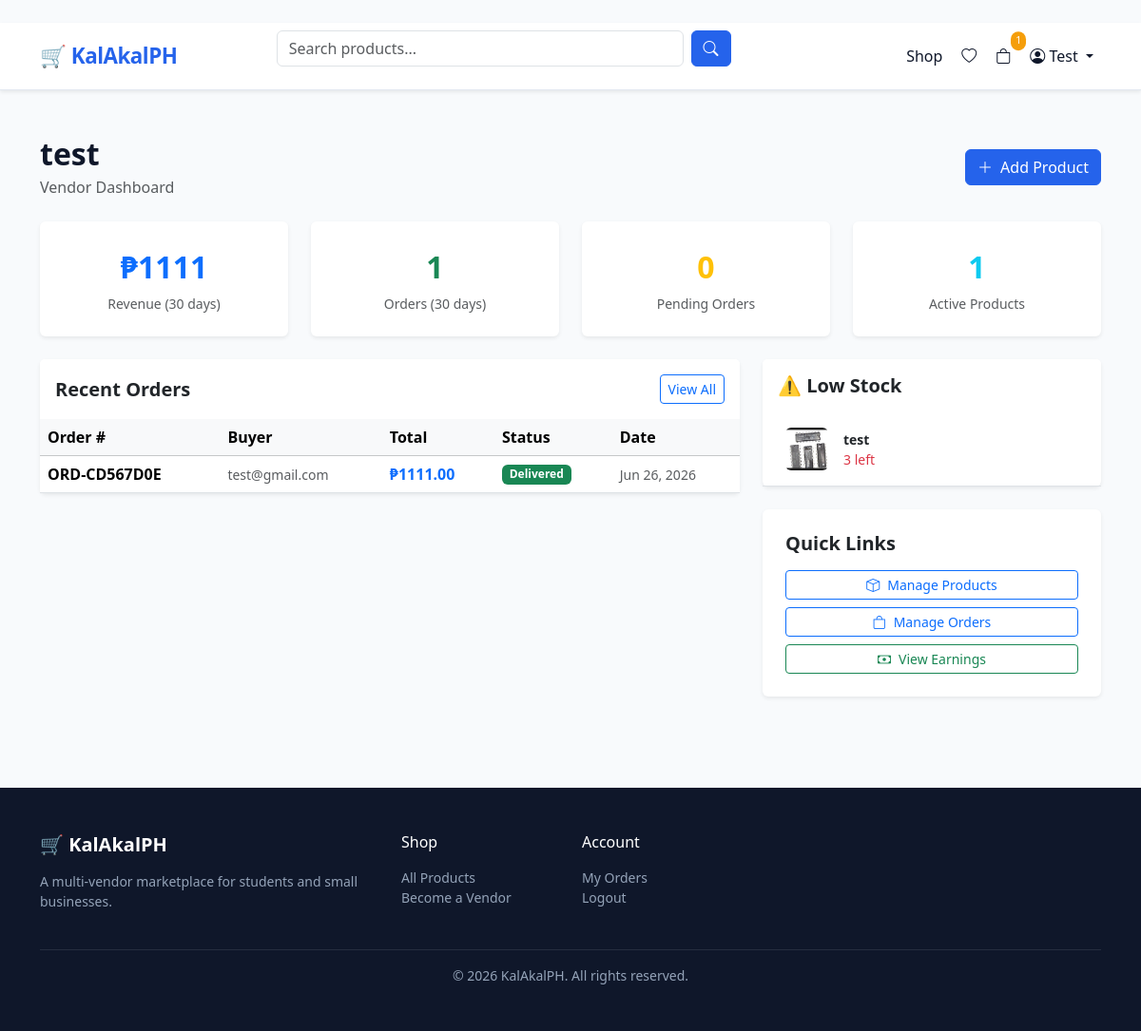
The page /vendors/dashboard/ (signed in) on the database its author committed.
### apps/users/models.py (models this page shows, shortened)
class User(AbstractUser):
    BUYER = 'buyer'
    VENDOR = 'vendor'
    ROLE_CHOICES = [(BUYER, 'Buyer'), (VENDOR, 'Vendor')]
    email = models.EmailField(unique=True)
    role = models.CharField(max_length=10, choices=ROLE_CHOICES, default=BUYER)
    avatar = models.ImageField(upload_to='avatars/', blank=True, null=True)
    bio = models.TextField(blank=True)
    phone = models.CharField(max_length=20, blank=True)
    is_verified = models.BooleanField(default=False)
    date_joined = models.DateTimeField(auto_now_add=True)
    USERNAME_FIELD = 'email'
    REQUIRED_FIELDS = ['username']
    @property
    def is_vendor(self):
        return self.role == self.VENDOR

### apps/vendors/models.py (models this page shows, shortened)
class Store(models.Model):
    PENDING = 'pending'
    APPROVED = 'approved'
    REJECTED = 'rejected'
    SUSPENDED = 'suspended'
    STATUS_CHOICES = [
        (PENDING, 'Pending'), (APPROVED, 'Approved'),
        (REJECTED, 'Rejected'), (SUSPENDED, 'Suspended'),
    ]
    owner = models.OneToOneField(settings.AUTH_USER_MODEL, on_delete=models.CASCADE, related_name='store')
    name = models.CharField(max_length=255)
    slug = models.SlugField(unique=True, blank=True)
    description = models.TextField(blank=True)
    logo = models.ImageField(upload_to='store_logos/', blank=True, null=True)
    banner = models.ImageField(upload_to='store_banners/', blank=True, null=True)
    status = models.CharField(max_length=10, choices=STATUS_CHOICES, default=PENDING)
    is_student = models.BooleanField(default=False)
    school = models.CharField(max_length=255, blank=True)
    rating = models.DecimalField(max_digits=3, decimal_places=2, default=0)
    total_sales = models.PositiveIntegerField(default=0)
    created_at = models.DateTimeField(auto_now_add=True)
    updated_at = models.DateTimeField(auto_now=True)

### apps/orders/models.py (models this page shows, shortened)
class SubOrder(models.Model):
    PENDING = 'pending'
    CONFIRMED = 'confirmed'
    SHIPPED = 'shipped'
    DELIVERED = 'delivered'
    CANCELLED = 'cancelled'
    STATUS_CHOICES = [
        (PENDING, 'Pending'), (CONFIRMED, 'Confirmed'),
        (SHIPPED, 'Shipped'), (DELIVERED, 'Delivered'),
        (CANCELLED, 'Cancelled'),
    ]
    order = models.ForeignKey(Order, on_delete=models.CASCADE, related_name='sub_orders')
    store = models.ForeignKey('vendors.Store', on_delete=models.CASCADE, related_name='sub_orders')
    status = models.CharField(max_length=10, choices=STATUS_CHOICES, default=PENDING)
    subtotal = models.DecimalField(max_digits=12, decimal_places=2, default=0)
    commission = models.DecimalField(max_digits=8, decimal_places=2, default=0)
    vendor_earning = models.DecimalField(max_digits=12, decimal_places=2, default=0)

class Order(models.Model):
    PENDING = 'pending'
    CONFIRMED = 'confirmed'
    SHIPPED = 'shipped'
    DELIVERED = 'delivered'
    CANCELLED = 'cancelled'
    REFUNDED = 'refunded'
    STATUS_CHOICES = [
        (PENDING, 'Pending'), (CONFIRMED, 'Confirmed'),
        (SHIPPED, 'Shipped'), (DELIVERED, 'Delivered'),
        (CANCELLED, 'Cancelled'), (REFUNDED, 'Refunded'),
    ]
    buyer = models.ForeignKey(settings.AUTH_USER_MODEL, on_delete=models.CASCADE, related_name='orders')
    order_number = models.CharField(max_length=20, unique=True, blank=True)
    status = models.CharField(max_length=10, choices=STATUS_CHOICES, default=PENDING)
    shipping_address = models.JSONField()
    total = models.DecimalField(max_digits=12, decimal_places=2, default=0)
    notes = models.TextField(blank=True)
    created_at = models.DateTimeField(auto_now_add=True)
    updated_at = models.DateTimeField(auto_now=True)

### apps/products/models.py (models this page shows, shortened)
class Product(models.Model):
    DRAFT = 'draft'
    ACTIVE = 'active'
    PAUSED = 'paused'
    SOLD_OUT = 'sold_out'
    STATUS_CHOICES = [
        (DRAFT, 'Draft'), (ACTIVE, 'Active'),
        (PAUSED, 'Paused'), (SOLD_OUT, 'Sold Out'),
    ]
    PHYSICAL = 'physical'
    DIGITAL = 'digital'
    SERVICE = 'service'
    TYPE_CHOICES = [
        (PHYSICAL, 'Physical'), (DIGITAL, 'Digital'), (SERVICE, 'Service'),
    ]
    store = models.ForeignKey('vendors.Store', on_delete=models.CASCADE, related_name='products')
    category = models.ForeignKey(Category, on_delete=models.SET_NULL, null=True, related_name='products')
    name = models.CharField(max_length=255)
    slug = models.SlugField(unique=True, blank=True)
    description = models.TextField()
    product_type = models.CharField(max_length=10, choices=TYPE_CHOICES, default=PHYSICAL)
    status = models.CharField(max_length=10, choices=STATUS_CHOICES, default=DRAFT)
    price = models.DecimalField(max_digits=10, decimal_places=2)
    compare_at_price = models.DecimalField(max_digits=10, decimal_places=2, null=True, blank=True)
    cost_per_item = models.DecimalField(max_digits=10, decimal_places=2, null=True, blank=True)
    sku = models.CharField(max_length=100, blank=True)
    stock = models.PositiveIntegerField(default=0)
    track_inventory = models.BooleanField(default=True)
    weight = models.DecimalField(max_digits=6, decimal_places=2, null=True, blank=True)
    digital_file = models.FileField(upload_to='digital_products/', blank=True, null=True)
    tags = TaggableManager(blank=True)
    meta_title = models.CharField(max_length=255, blank=True)
    meta_description = models.TextField(blank=True)
    views = models.PositiveIntegerField(default=0)
    sales_count = models.PositiveIntegerField(default=0)
    rating = models.DecimalField(max_digits=3, decimal_places=2, default=0)
    review_count = models.PositiveIntegerField(default=0)
    is_featured = models.BooleanField(default=False)
    created_at = models.DateTimeField(auto_now_add=True)
    updated_at = models.DateTimeField(auto_now=True)
    class Meta:
        ordering = ['-created_at']

class ProductImage(models.Model):
    product = models.ForeignKey(Product, on_delete=models.CASCADE, related_name='images')
    image = models.ImageField(upload_to='products/')
    alt_text = models.CharField(max_length=255, blank=True)
    is_primary = models.BooleanField(default=False)
    order = models.PositiveIntegerField(default=0)
    class Meta:
        ordering = ['order']

### apps/vendors/views.py (the view)
# urls.py: path('dashboard/', views.dashboard, name='dashboard'),
@login_required
def dashboard(request):
    if not request.user.is_vendor or not hasattr(request.user, 'store'):
        return redirect('vendors:apply')
    store = request.user.store
    now = timezone.now()
    thirty_days_ago = now - timedelta(days=30)
    recent_orders = SubOrder.objects.filter(
        store=store, order__created_at__gte=thirty_days_ago
    )
    total_revenue = recent_orders.aggregate(t=Sum('subtotal'))['t'] or 0
    total_orders = recent_orders.count()
    pending_orders = SubOrder.objects.filter(store=store, status='pending').count()
    orders = SubOrder.objects.filter(store=store).select_related('order__buyer').order_by('-order__created_at')[:10]
    low_stock = Product.objects.filter(store=store, track_inventory=True, stock__lte=5, status='active')
    context = {
        'store': store,
        'total_revenue': total_revenue,
        'total_orders': total_orders,
        'pending_orders': pending_orders,
        'recent_orders': orders,
        'low_stock': low_stock,
        'product_count': store.products.filter(status='active').count(),
    }
    return render(request, 'vendors/dashboard.html', context)

### templates/vendors/dashboard.html (shortened to what this page needs)
﻿{% extends "base.html" %}
{% block content %}
<div class="container py-5">
  <div class="d-flex justify-content-between align-items-center mb-4">
    <div>
      <h2 class="fw-bold mb-1">{{ store.name }}</h2>
      <p class="text-muted mb-0">Vendor Dashboard</p>
    </div>
    <a href="{% url 'vendors:products' %}" class="btn btn-primary">
      <i class="bi bi-plus-lg me-2"></i>Add Product
    </a>
  </div>
  <div class="row g-4 mb-4">
    <div class="col-6 col-md-3">
      <div class="card border-0 shadow-sm p-4 text-center">
        <div class="fs-2 fw-bold text-primary">₱{{ total_revenue }}</div>
        <div class="text-muted small mt-1">Revenue (30 days)</div>
      </div>
    </div>
    <div class="col-6 col-md-3">
      <div class="card border-0 shadow-sm p-4 text-center">
        <div class="fs-2 fw-bold text-success">{{ total_orders }}</div>
        <div class="text-muted small mt-1">Orders (30 days)</div>
      </div>
    </div>
    <div class="col-6 col-md-3">
      <div class="card border-0 shadow-sm p-4 text-center">
        <div class="fs-2 fw-bold text-warning">{{ pending_orders }}</div>
        <div class="text-muted small mt-1">Pending Orders</div>
      </div>
    </div>
    <div class="col-6 col-md-3">
      <div class="card border-0 shadow-sm p-4 text-center">
        <div class="fs-2 fw-bold text-info">{{ product_count }}</div>
        <div class="text-muted small mt-1">Active Products</div>
      </div>
    </div>
  </div>
  <div class="row g-4">
    <div class="col-lg-8">
      <div class="card border-0 shadow-sm">
        <div class="card-header bg-white border-0 py-3 d-flex justify-content-between align-items-center">
          <h5 class="fw-bold mb-0">Recent Orders</h5>
          <a href="{% url 'vendors:orders' %}" class="btn btn-outline-primary btn-sm">View All</a>
        </div>
        <div class="table-responsive">
          <table class="table table-hover align-middle mb-0">
            <thead class="table-light">
              <tr>
                <th>Order #</th>
                <th>Buyer</th>
                <th>Total</th>
                <th>Status</th>
                <th>Date</th>
              </tr>
            </thead>
            <tbody>
              {% for sub_order in recent_orders %}
              <tr>
                <td class="fw-semibold">{{ sub_order.order.order_number }}</td>
                <td class="text-muted small">{{ sub_order.order.buyer.get_full_name|default:sub_order.order.buyer.email }}</td>
                <td class="fw-bold text-primary">₱{{ sub_order.subtotal }}</td>
                <td>
                  <span class="badge
                    {% if sub_order.status == 'delivered' %}bg-success
                    {% elif sub_order.status == 'cancelled' %}bg-danger
                    {% elif sub_order.status == 'shipped' %}bg-info
                    {% elif sub_order.status == 'confirmed' %}bg-primary
                    {% else %}bg-warning text-dark{% endif %}">
                    {{ sub_order.get_status_display }}
                  </span>
                </td>
                <td class="text-muted small">{{ sub_order.order.created_at|date:"M d, Y" }}</td>
              </tr>
              {% empty %}
              <tr><td colspan="5" class="text-center text-muted py-4">No orders yet</td></tr>
              {% endfor %}
            </tbody>
          </table>
        </div>
      </div>
    </div>
    <div class="col-lg-4">
      <div class="card border-0 shadow-sm">
        <div class="card-header bg-white border-0 py-3">
          <h5 class="fw-bold mb-0">⚠️ Low Stock</h5>
        </div>
        <div class="card-body p-0">
          {% for product in low_stock %}
          <div class="d-flex align-items-center gap-3 px-4 py-3 border-bottom">
            {% with product.images.first as img %}
            {% if img %}
              <img src="{{ img.image.url }}" class="rounded" style="width:45px;height:45px;object-fit:cover;">
            {% else %}
              <div class="bg-light rounded d-flex align-items-center justify-content-center" style="width:45px;height:45px;">📦</div>
            {% endif %}
            {% endwith %}
            <div class="flex-grow-1">
              <p class="fw-semibold mb-0 small">{{ product.name }}</p>
              <p class="text-danger small mb-0">{{ product.stock }} left</p>
            </div>
          </div>
          {% empty %}
          <p class="text-muted text-center py-4 small">All products are well stocked!</p>
          {% endfor %}
        </div>
      </div>
      <div class="card border-0 shadow-sm mt-4 p-4">
        <h5 class="fw-bold mb-3">Quick Links</h5>
        <div class="d-grid gap-2">
          <a href="{% url 'vendors:products' %}" class="btn btn-outline-primary btn-sm"><i class="bi bi-box me-2"></i>Manage Products</a>
          <a href="{% url 'vendors:orders' %}" class="btn btn-outline-primary btn-sm"><i class="bi bi-bag me-2"></i>Manage Orders</a>
          <a href="{% url 'vendors:earnings' %}" class="btn btn-outline-success btn-sm"><i class="bi bi-cash me-2"></i>View Earnings</a>
        </div>
      </div>
    </div>
  </div>
</div>
{% endblock %}

### templates/base.html (shortened to what this page needs)
﻿<!DOCTYPE html>
<html lang="en">
<head>
  <link href="https://cdn.jsdelivr.net/npm/bootstrap@5.3.3/dist/css/bootstrap.min.css" rel="stylesheet" />
  <link href="https://cdn.jsdelivr.net/npm/bootstrap-icons@1.11.3/font/bootstrap-icons.min.css" rel="stylesheet" />
</head>
<body>
<nav class="navbar navbar-expand-lg sticky-top shadow-sm">
  <div class="container">
    <a class="navbar-brand" href="/">&#128722; KalAkalPH</a>
    <div class="collapse navbar-collapse" id="navMain">
      <form class="d-flex mx-auto w-50" method="get" action="{% url 'products:list' %}">
        <input class="form-control me-2" type="search" name="q" placeholder="Search products..." value="{{ request.GET.q }}">
        <button class="btn btn-primary" type="submit"><i class="bi bi-search"></i></button>
      </form>
      <ul class="navbar-nav ms-auto align-items-center gap-1">
        <li class="nav-item">
          <a class="nav-link" href="{% url 'products:list' %}">Shop</a>
        </li>
        {% if user.is_authenticated %}
          <li class="nav-item">
            <a class="nav-link" href="{% url 'products:wishlist' %}"><i class="bi bi-heart"></i></a>
          </li>
          <li class="nav-item">
            <a class="nav-link position-relative" href="{% url 'orders:cart' %}">
              <i class="bi bi-bag"></i>
              {% if cart_count %}
                <span class="cart-badge position-absolute top-0 start-100 translate-middle">{{ cart_count }}</span>
              {% endif %}
            </a>
          </li>
          <li class="nav-item dropdown">
            <a class="nav-link dropdown-toggle" href="#" data-bs-toggle="dropdown">
              <i class="bi bi-person-circle"></i> {{ user.get_short_name|default:user.email }}
            </a>
          </li>
        {% endif %}
      </ul>
    </div>
  </div>
</nav>
<main>
  {% block content %}{% endblock %}
</main>
<footer class="py-5 mt-5">
  <div class="container">
    <div class="row g-4">
      <div class="col-md-4">
        <h5 class="text-white fw-bold mb-3">&#128722; KalAkalPH</h5>
        <p class="small">A multi-vendor marketplace for students and small businesses.</p>
      </div>
      <div class="col-md-2">
        <h6 class="text-white mb-3">Shop</h6>
        <ul class="list-unstyled small">
          <li><a href="{% url 'products:list' %}">All Products</a></li>
          <li><a href="{% url 'vendors:apply' %}">Become a Vendor</a></li>
        </ul>
      </div>
      <div class="col-md-2">
        <h6 class="text-white mb-3">Account</h6>
        <ul class="list-unstyled small">
          {% if user.is_authenticated %}
            <li><a href="{% url 'orders:order_list' %}">My Orders</a></li>
            <li><a href="{% url 'account_logout' %}">Logout</a></li>
          {% else %}
            <li><a href="{% url 'account_login' %}">Login</a></li>
            <li><a href="{% url 'account_signup' %}">Sign Up</a></li>
          {% endif %}
        </ul>
      </div>
    </div>
    <hr class="border-secondary mt-4">
    <p class="text-center small mb-0">&copy; {% now "Y" %} KalAkalPH. All rights reserved.</p>
  </div>
</footer>
</body>
</html>

### rows shown on the page
User: get_short_name "Test"
Store: name "test"
SubOrder: order.order_number "ORD-CD567D0E", order.buyer.get_full_name "test@gmail.com", subtotal "1111.00", status "Delivered", order.created_at "Jun 26, 2026"
Product: images.first.image (picture), name "test", stock "3"

### other values the page prints
{{ cart_count }} "1"
{{ total_revenue }} "1111"
{{ total_orders }} "1"
{{ pending_orders }} "0"
{{ product_count }} "1"
